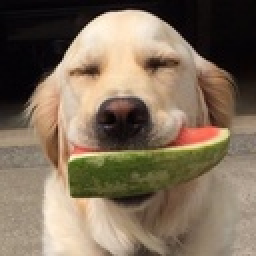
%> input picture exercise4/dog2.jpg, 128 x 128 px, shrunk from 400 x 400 before the run (shown 2 times larger)
$ octave exercise4_assignment3c.m   (GNU Octave 9; MATLAB toolbox functions it lacks are replaced by stand-ins)
%> lines starting %> are read from the running program, lines starting %| are printed output that depends on the picture
### exercise4/norm2huff.m
function [zipped,info] = norm2huff(vector)
%NORM2HUFF   Huffman codification (encoder)
%   For vectors, NORM2HUFF(X) returns a Huffman coded version of the input vector.
%   For matrices, X(:) is used as input.
%
%   Input must be of uint8 type, while the output is a uint8 array.
%
%   [...,INFO] = ... returns also a structure with data required to convert it back
%   to normal vector:
%
%      INFO.pad        = eventually added bits at the end of bit sequence;
%      INFO.huffcodes  = Huffman codewords;
%      INFO.ratio      = compression ratio;
%      INFO.length     = original data length;
%      INFO.maxcodelen = max codeword length;
%
%   Codewords are stored in the 52 available bits of a double. To avoid anbiguities,
%   after the last codeword bit, a "1" bit is added to terminate the codeword.
%   I.e. the max codeword length can be 51 bits.
%
%   See also HUFF2NORM


%   $Author: Giuseppe Ridino' $
%   $Revision: 1.0 $  $Date: 10-May-2004 15:03:04 $


% ensure to handle uint8 input vector
if ~isa(vector,'uint8'),
	error('input argument must be a uint8 vector')
end

% vector as a row
vector = vector(:)';

% frequency
% f = frequency(vector);
f = hist( double( vector(:) ), 0:255 );
f = f/sum(f);

% simbols presents in the vector are
simbols = find(f~=0); % first value is 1 not 0!!!
f = f(simbols);

% sort using the frequency
[f,sortindex] = sort(f);
simbols = simbols(sortindex);

% generate the codewords as the 52 bits of a double
len = length(simbols);
simbols_index = num2cell(1:len);
codeword_tmp = cell(len,1);
while length(f)>1,
	index1 = simbols_index{1};
	index2 = simbols_index{2};
	codeword_tmp(index1) = addnode(codeword_tmp(index1),uint8(0));
	codeword_tmp(index2) = addnode(codeword_tmp(index2),uint8(1));
	f = [sum(f(1:2)) f(3:end)];
	simbols_index = [{[index1 index2]} simbols_index(3:end)];
	% resort data in order to have the two nodes with lower frequency as first two
	[f,sortindex] = sort(f);
	simbols_index = simbols_index(sortindex);
end

% arrange cell array to have correspondance simbol <-> codeword
codeword = cell(256,1);
codeword(simbols) = codeword_tmp;

% calculate full string length
len = 0;
for index=1:length(vector),
	len = len+length(codeword{double(vector(index))+1});
end

% create the full 01 sequence
string = repmat(uint8(0),1,len);
pointer = 1;
for index=1:length(vector),
	code = codeword{double(vector(index))+1};
	len = length(code);
	string(pointer+(0:len-1)) = code;
	pointer = pointer+len;
end

% calculate if it is necessary to add padding zeros
len = length(string);
pad = 8-mod(len,8);
if pad>0,
	string = [string uint8(zeros(1,pad))];
end

% now save only usefull codewords
codeword = codeword(simbols);
codelen = zeros(size(codeword));
weights = 2.^(0:51);
maxcodelen = 0;
for index = 1:length(codeword),
	len = length(codeword{index});
	if len>maxcodelen,
		maxcodelen = len;
	end
	if len>0,
		code = sum(weights(codeword{index}==1));
		code = bitset(code,len+1);
		codeword{index} = code;
		codelen(index) = len;
	end
end
codeword = [codeword{:}];

% calculate zipped vector
cols = length(string)/8;
string = reshape(string,8,cols);
weights = 2.^(0:7);
zipped = uint8(weights*double(string));

% store data into a sparse matrix
huffcodes = sparse(1,1); % init sparse matrix
for index = 1:numel(codeword),
	huffcodes(codeword(index),1) = simbols(index);
end

% create info structure
info.pad = pad;
info.huffcodes = huffcodes;
info.ratio = cols./length(vector);
info.length = length(vector);
info.maxcodelen = maxcodelen;


%%%%%%%%%%%%%%%%%%%%%%%%%%%%%%%%%
function codeword_new = addnode(codeword_old,item)
codeword_new = cell(size(codeword_old));
for index = 1:length(codeword_old),
	codeword_new{index} = [item codeword_old{index}];
end

### exercise4/quantization_matrix.m
function R = quantization_matrix(q)

% generation of different quality quantization matrices, based on detail
% level

Q = [16 11 10 16 24 40 51 61; 12 12 14 19 26 58 60 55;...
     14 13 16 24 40 57 69 56; 14 17 22 29 51 87 80 62; ...
     18 22 37 56 68 109 103 77; 24 35 55 64 81 104 113 92;...
     49 64 78 87 103 121 120 101; 72 92 95 98 112 100 103 99];

 if q<50
     s = 5000/q;
 else
     s = 200-2*q;
 end

 R = floor( (s*Q + 50 ) / 100 );
 R(R == 0) = 1;

end

### exercise4/exercise4_assignment3c.m
A = imread('dog2.jpg');
%> A is the input picture: size 128x128x3 uint8; mean R, G, B 128.3, 111.2, 91.8
A = rgb2gray(A);
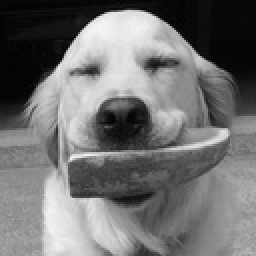
%> A: size 128x128 uint8 (shown 2 times larger); min 1, max 245, mean 114.1
[n,m] = size(A);
%> n = 128; m = 128

p1 = 0;
p2 = 0;
if mod(n,16)
    p1 = 16 - mod(n,16);
end
if mod(m,8)
    p2 = 16 - mod(m,16);
end
in = padarray(A,[p1,p2],'post');
[N,M] = size(in);
%> N = 128; M = 128


% -------- quality setting = 50% ---------------------------------------
Q = quantization_matrix(10);

out1 = zeros(N,M);
for i = 1:N/8
    for j = 1:M/8
        %dffdfg
        block = double(in(8*i-7:8*i, 8*j-7:8*j)) - 128;
        block = round(my_dct2(block)./Q);
        block = block.*Q;
        out1(8*i-7:8*i, 8*j-7:8*j) = block;
    end
end
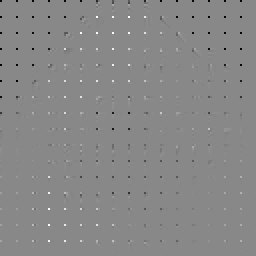
%> out1: size 128x128 double (shown 2 times larger); min -7920, max 6880, mean -15.5; drawn with min black and max white


% -------- quality setting = 50% ---------------------------------------
Q = quantization_matrix(50);

out2 = zeros(N,M);
for i = 1:N/8
    for j = 1:M/8
        %dffdfg
        block = double(in(8*i-7:8*i, 8*j-7:8*j)) - 128;
        block = round(my_dct2(block)./Q);
        block = block.*Q;
        out2(8*i-7:8*i, 8*j-7:8*j) = block;
    end
end


% -------- quality setting = 95% ---------------------------------------
Q = quantization_matrix(95);

out3 = zeros(N,M);
for i = 1:N/8
    for j = 1:M/8
        %dffdfg
        block = double(in(8*i-7:8*i, 8*j-7:8*j)) - 128;
        block = round(my_dct2(block)./Q);
        block = block.*Q;
        out3(8*i-7:8*i, 8*j-7:8*j) = block;
    end
end


%-------------------------- OUTPUT -------------------------------------
[a1,stat1] = norm2huff(uint8(out1(:)));
%> in norm2huff, `f = hist( double( vector(:) ), 0:255 );`: f = 256 values, max 15215 at index 1, min 0 at index 2, mean 64
%> in norm2huff, `f = f/sum(f);`: f = 256 values, max 0.929 at index 1, min 0 at index 2, mean 0.00391
%> in norm2huff, `simbols = find(f~=0);`: simbols = 31 values from 1 to 256
%> in norm2huff, `f = f(simbols);`: f = 31 values, max 0.929 at index 1, min 0.000183 at index 24, mean 0.0323
%> in norm2huff, `[f,sortindex] = sort(f);`: f = 31 values from 0.000183 to 0.929; sortindex = 31 values, max 31 at index 30, min 1 at index 31, mean 16
%> in norm2huff, `simbols = simbols(sortindex);`: simbols = 31 values, max 256 at index 30, min 1 at index 31, mean 143.6
%> in norm2huff, `len = length(simbols);`: len = 31
%> in norm2huff, `simbols_index = num2cell(1:len);`: simbols_index = 31 items
%> the loop in norm2huff, `while length(f)>1,` made 30 passes
%> (index1, index2) on passes 1 to 12: (1, 2), (3, 4), ([1 2], 5), (6, [3 4]), (7, 8), (9, [1 2 5]), (10, [6 3 4]), (11, [7 8]), (12, 13), (14, 15), (16, [9 1 2 5]), (17, 18)
%> (index1, index2, sortindex) on passes 15, 16, 18, 19, 20, 21: (22, 23, [2 3 4 5 6 7 8 9 10 11 12 1 13 14 15 16]), (24, [11 7 8], [2 3 4 5 6 7 8 9 10 11 1 12 13 14 15]), ([14 15], 26, [2 3 4 5 6 7 8 9 10 1 11 12 13]), ([16 9 1 2 5], [17 18], [2 3 4 5 6 7 8 9 1 10 11 12]), ([19 20], [10 6 3 4 21], [2 3 4 5 6 7 8 9 1 10 11]), (27, [22 23], [2 3 4 5 6 7 8 1 9 10])
%> the loop in norm2huff, `for index=1:length(vector),` made 16384 passes
%> len on passes 1 to 3: 1, 2, 6
%> after the loop in norm2huff, `for index=1:length(vector),`: len = 21039
%> the loop in norm2huff, `for index=1:length(vector),` made 16384 passes
%> (code, len, pointer) on passes 1 to 3: (1, 1, 2), (1, 1, 3), ([0 0 0 1], 4, 7)
%> after the loop in norm2huff, `for index=1:length(vector),`: pointer = 21040
%> in norm2huff, `len = length(string);`: len = 21039
%> in norm2huff, `pad = 8-mod(len,8);`: pad = 1
%> in norm2huff, `codeword = codeword(simbols);`: codeword = 31 items
%> the loop in norm2huff, `for index = 1:length(codeword),` made 31 passes
%> (len, maxcodelen, code) on pass 1: (9, 9, 608)
%> (len, code) on passes 2 to 7: (9, 864), (9, 724), (9, 980), (8, 480), (8, 340), (8, 354)
%> after the loop in norm2huff, `for index = 1:length(codeword),`: codelen = 31 values, max 9 at index 1, min 1 at index 31, mean 6.48
%> in norm2huff, `codeword = [codeword{:}];`: codeword = 31 values, max 980 at index 4, min 3 at index 31, mean 233.8
%> in norm2huff, `cols = length(string)/8;`: cols = 2630
%> in norm2huff, `zipped = uint8(weights*double(string));`: zipped = 2630 values, max 255 at index 2, min 3 at index 1768, mean 215.3
%> the loop in norm2huff, `for index = 1:numel(codeword),` made 31 passes
%> after the loop in norm2huff, `for index = 1:numel(codeword),`: huffcodes = 980 values, max 256 at index 14, min 0 at index 1, mean 4.54
%> in norm2huff, `info.pad = pad;`: info.pad = 1
%> in norm2huff, `info.huffcodes = huffcodes;`: info.huffcodes has the same summary as huffcodes
%> in norm2huff, `info.ratio = cols./length(vector);`: info.ratio = 0.161
%> in norm2huff, `info.maxcodelen = maxcodelen;`: info.maxcodelen = 9
%> a1 has the same summary as zipped in norm2huff; stat1 = {pad 1, ratio 0.161, length 16384, maxcodelen 9}
[a2,stat2] = norm2huff(uint8(out2(:)));
%> the loop in norm2huff (call 2), `while length(f)>1,` made 139 passes
%> (index1, index2) on passes 1 to 12: (1, 2), (3, 4), (5, 6), (7, 8), (9, 10), (11, 12), ([11 12], [9 10]), ([7 8], [5 6]), ([3 4], [1 2]), (13, 14), (15, 16), (17, 18)
%> the loop in norm2huff (call 2), `for index = 1:length(codeword),` made 140 passes
%> the loop in norm2huff (call 2), `for index = 1:numel(codeword),` made 140 passes
[a3,stat3] = norm2huff(uint8(out3(:)));
quality_setting = 0.10
stat1
%> stat1 = {pad 1, ratio 0.161, length 16384, maxcodelen 9}
quality_setting = 0.50
stat2
%> stat2 = {pad 4, ratio 0.243, length 16384, maxcodelen 12}
quality_setting = 0.95
stat3
%> stat3 = {pad 3, ratio 0.307, length 16384, maxcodelen 14}
